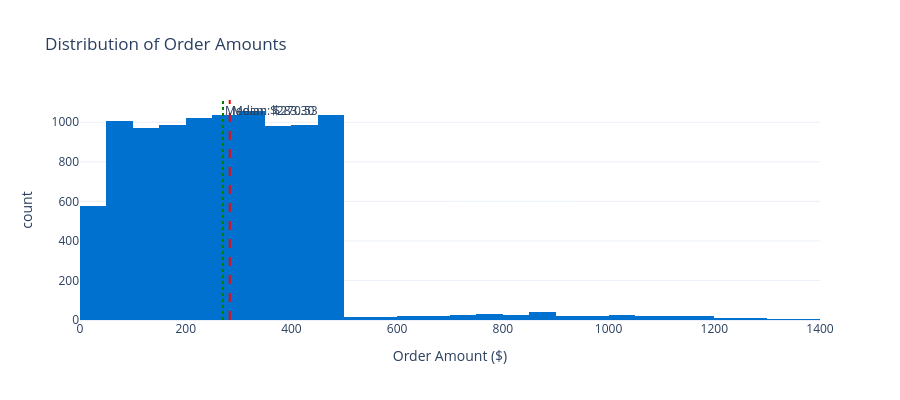

Write notebook code for a chart like this one.
### Markdown cell above
## 3. Order Amount Analysis

### Code cell
# Order amount distribution
fig = px.histogram(
    orders, 
    x='order_amount', 
    nbins=50,
    title='Distribution of Order Amounts',
    labels={'order_amount': 'Order Amount ($)', 'count': 'Number of Orders'},
    color_discrete_sequence=['#0071CE']
)
fig.add_vline(x=orders['order_amount'].mean(), line_dash='dash', line_color='red', 
              annotation_text=f"Mean: ${orders['order_amount'].mean():.2f}")
fig.add_vline(x=orders['order_amount'].median(), line_dash='dot', line_color='green',
              annotation_text=f"Median: ${orders['order_amount'].median():.2f}")
fig.update_layout(height=400)
fig.show()

### Figure 1 — Plotly figure (JSON) as saved in the notebook; plotly's stock layout.template omitted (floating-point values rounded to 4 significant figures; data arrays with more than 128 entries replaced by an {"elided": "..."} marker saying what was removed)
{"data": [{"bingroup": "x", "hovertemplate": "Order Amount ($)=%{x}<br>count=%{y}<extra></extra>", "legendgroup": "", "marker": {"color": "#0071CE", "pattern": {"shape": ""}}, "name": "", "nbinsx": 50, "orientation": "v", "showlegend": false, "type": "histogram", "x": {"elided": "10000 float values"}, "xaxis": "x", "yaxis": "y"}], "layout": {"annotations": [{"showarrow": false, "text": "Mean: $283.30", "x": 283.3, "xanchor": "left", "xref": "x", "y": 1, "yanchor": "top", "yref": "y domain"}, {"showarrow": false, "text": "Median: $270.53", "x": 270.5, "xanchor": "left", "xref": "x", "y": 1, "yanchor": "top", "yref": "y domain"}], "barmode": "relative", "height": 400, "legend": {"tracegroupgap": 0}, "shapes": [{"line": {"color": "red", "dash": "dash"}, "type": "line", "x0": 283.3, "x1": 283.3, "xref": "x", "y0": 0, "y1": 1, "yref": "y domain"}, {"line": {"color": "green", "dash": "dot"}, "type": "line", "x0": 270.5, "x1": 270.5, "xref": "x", "y0": 0, "y1": 1, "yref": "y domain"}], "title": {"text": "Distribution of Order Amounts"}, "xaxis": {"anchor": "y", "domain": [0, 1], "title": {"text": "Order Amount ($)"}}, "yaxis": {"anchor": "x", "domain": [0, 1], "title": {"text": "count"}}}}
